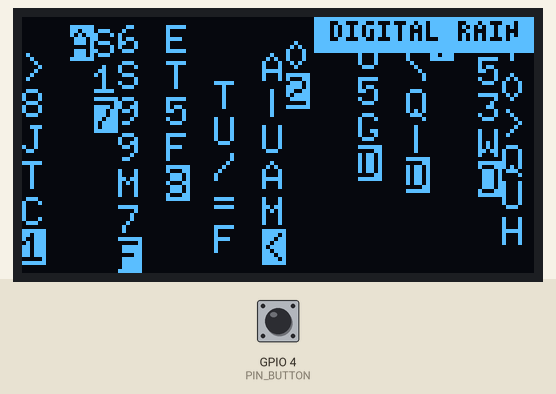
Recording of a program running on a simulated ESP32. Parts: 128×64 one-colour display. The test bench sets the inputs (shaded band); at power-on: GPIO 4 (PIN_BUTTON) HIGH. Random numbers use the default seed unless the program sets one; what the program prints to the serial monitor is not drawn.

Above: at 2.3 s.
2.4 s: GPIO 4 (PIN_BUTTON) pulled LOW for 0.15 s
At 2.93 s:
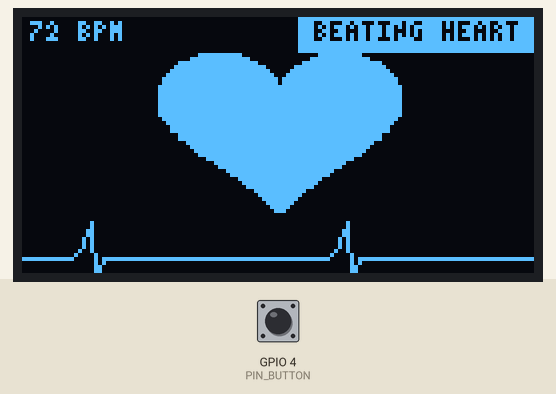
3.1 s: GPIO 4 (PIN_BUTTON) pulled LOW for 0.15 s
At 3.54 s:
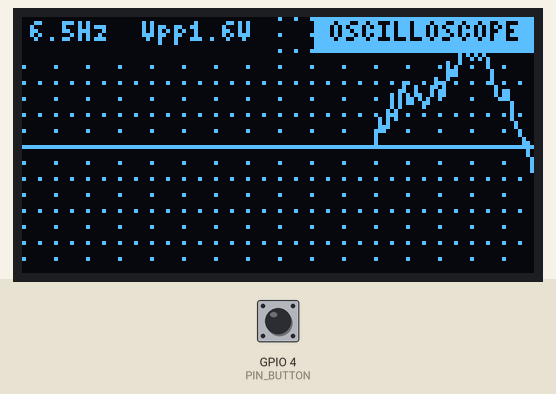
3.8 s: GPIO 4 (PIN_BUTTON) pulled LOW for 1 s
At 4.78 s:
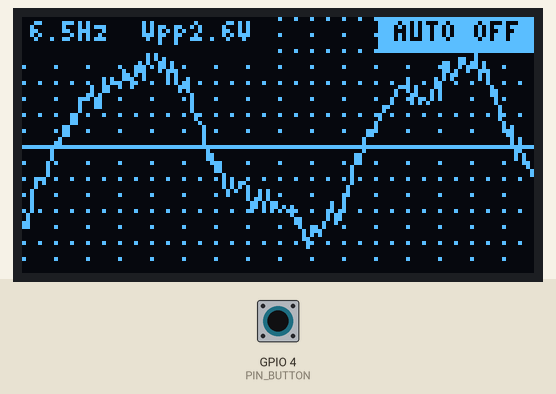
5.4 s: GPIO 4 (PIN_BUTTON) pulled LOW for 3.2 s
At 6.63 s:
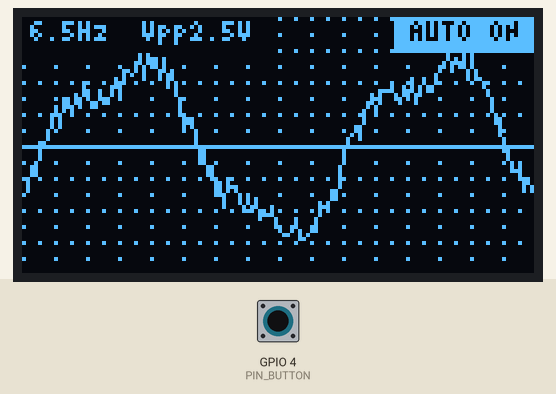
9.2 s: GPIO 4 (PIN_BUTTON) pulled LOW for 0.15 s
At 9.71 s:
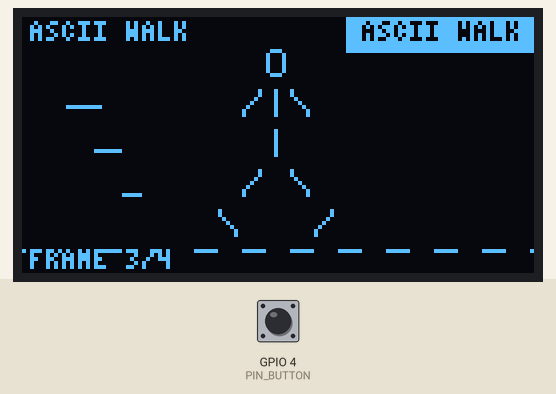
9.9 s: GPIO 4 (PIN_BUTTON) pulled LOW for 0.15 s
At 12.8 s:
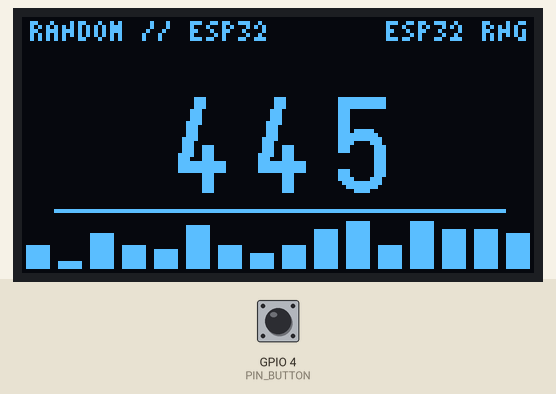

The program:

main.cpp
```cpp
/*
 * ESP32 DevKit V1 + 0.96" SSD1306 OLED · ASCII 动画屏
 * =============================================================
 * 六个场景循环播放，短按 GPIO4 上的按钮切下一个场景，
 * 长按按钮开关「自动轮播」。
 *
 *   1. DIGITAL RAIN     数字雨（6x10 等宽字体，21 列，头部反白）
 *   2. BEATING HEART    参数方程心形 + 扫描线填充 + 底部心电波形
 *   3. OSCILLOSCOPE     环形缓冲 500Hz 采样，合成波形 / 可选 ADC
 *   4. ASCII WALK       7x5 字符小人 4 帧走路循环 + 滚动地面
 *   5. RANDOM NUMBERS   三位数老虎机 + 随机分布直方图
 *   6. U8G2 PRIMITIVES  大号字 / 旋转六边形 / 内存条 / 帧率柱状图
 *
 * 接线（详细见 docs/wiring.svg）：
 *   OLED VCC -> 3V3    GND -> GND    SDA -> GPIO21    SCL -> GPIO22
 *   按键：一端 GPIO4，一端 GND（内部上拉，不用外接电阻）
 *
 * 编译：pio run        烧录：pio run -t upload
 */
#include <Arduino.h>
#include <U8g2lib.h>

#include "config.h"
#include "scenes.h"

// 全屏缓冲（1KB RAM），硬件 I2C，400kHz
U8G2_SSD1306_128X64_NONAME_F_HW_I2C u8g2(U8G2_R0, U8X8_PIN_NONE, PIN_OLED_SCL,
                                         PIN_OLED_SDA);

volatile uint16_t gFps = 0;

static uint8_t gScene = 0;
static uint32_t gSceneEnteredMs = 0;
static bool gAutoAdvance = true;

static uint32_t gToastUntil = 0;
static const char *gToastText = "";

static uint32_t gLastFrameMs = 0;
static uint32_t gFpsWindowMs = 0;
static uint16_t gFpsFrames = 0;

// ------------------------------------------------------------

static void showToast(const char *text, uint32_t now, uint32_t ms = 1200) {
  gToastText = text;
  gToastUntil = now + ms;
}

static void enterScene(uint8_t idx, uint32_t now) {
  gScene = (uint8_t)(idx % kSceneCount);
  gSceneEnteredMs = now;
  kScenes[gScene].setup(u8g2);
  showToast(kScenes[gScene].name, now);
  Serial.printf("[scene] %u/%u  %s\n", (unsigned)(gScene + 1),
                (unsigned)kSceneCount, kScenes[gScene].name);
}

// 短按 = 下一个场景；长按 = 开关自动轮播
static void pollButton(uint32_t now) {
  static bool stable = false;
  static bool lastRead = false;
  static uint32_t lastChangeMs = 0;
  static uint32_t pressStartMs = 0;
  static bool longFired = false;

  const bool raw = (digitalRead(PIN_BUTTON) == LOW);

  if (raw != lastRead) {
    lastRead = raw;
    lastChangeMs = now;
  }
  if (now - lastChangeMs < BTN_DEBOUNCE_MS) return;

  if (raw != stable) {
    stable = raw;
    if (stable) {
      pressStartMs = now;
      longFired = false;
    } else if (!longFired) {
      enterScene((uint8_t)(gScene + 1), now);
    }
    return;
  }

  if (stable && !longFired && now - pressStartMs >= BTN_LONGPRESS_MS) {
    longFired = true;
    gAutoAdvance = !gAutoAdvance;
    showToast(gAutoAdvance ? "AUTO ON" : "AUTO OFF", now);
    Serial.printf("[btn] auto advance %s\n", gAutoAdvance ? "on" : "off");
  }
}

// 场景名小标签，右上角，切换后停留 1.2 秒
static void drawToast(uint32_t now) {
  if ((int32_t)(now - gToastUntil) >= 0) return;

  u8g2.setFont(u8g2_font_4x6_tf);
  const int16_t w = (int16_t)u8g2.getStrWidth(gToastText) + 8;
  const int16_t x = 128 - w;

  u8g2.setDrawColor(1);
  u8g2.drawBox(x, 0, w, 9);
  u8g2.setDrawColor(0);
  u8g2.drawStr(x + 4, 6, gToastText);
  u8g2.setDrawColor(1);
}

// 开机动画：标题 + 进度条
static void splash() {
  const uint32_t start = millis();
  while (millis() - start < 900) {
    const int16_t p = (int16_t)((millis() - start) * 100 / 900);

    u8g2.clearBuffer();
    u8g2.setFont(u8g2_font_7x13B_tf);
    const char *title = "ASCII OLED";
    u8g2.drawStr((128 - (int16_t)u8g2.getStrWidth(title)) / 2, 26, title);

    u8g2.setFont(u8g2_font_4x6_tf);
    const char *sub = "6 SCENES / U8G2";
    u8g2.drawStr((128 - (int16_t)u8g2.getStrWidth(sub)) / 2, 38, sub);

    u8g2.drawFrame(24, 46, 80, 6);
    u8g2.drawBox(26, 48, (int16_t)(76 * p / 100), 2);
    u8g2.sendBuffer();

    delay(20);
  }
}

// ------------------------------------------------------------

void setup() {
  Serial.begin(115200);
  delay(200);
  Serial.println();
  Serial.println("[boot] ESP32 ASCII OLED  SDA=21 SCL=22 BTN=4");

  pinMode(PIN_BUTTON, INPUT_PULLUP);

#if SCOPE_USE_ADC
  analogReadResolution(12);
  pinMode(PIN_SCOPE_ADC, INPUT);
  Serial.println("[scope] ADC mode, pin GPIO34");
#endif

  // 用芯片硬件随机数播种，每次上电的数字雨/随机数都不一样
  scenesSeed(esp_random());

  u8g2.setBusClock(OLED_BUS_HZ);
  u8g2.setI2CAddress(0x3C << 1);
  bool ok = u8g2.begin();
  if (!ok) {  // 少数模块是 0x3D
    u8g2.setI2CAddress(0x3D << 1);
    ok = u8g2.begin();
  }
  Serial.printf("[oled] %s\n", ok ? "init ok" : "init failed, check SDA/SCL");

  splash();

  gLastFrameMs = millis();
  gFpsWindowMs = gLastFrameMs;
  enterScene(0, millis());
}

void loop() {
  const uint32_t now = millis();

  // 固定帧间隔，避免空转把 CPU 拉满
  if (now - gLastFrameMs < FRAME_MS) {
    delay(1);
    return;
  }
  gLastFrameMs = now;

  pollButton(now);

  if (gAutoAdvance && now - gSceneEnteredMs >= SCENE_AUTO_ADVANCE_MS) {
    enterScene((uint8_t)(gScene + 1), now);
  }

  u8g2.clearBuffer();
  kScenes[gScene].update(u8g2, now, now - gSceneEnteredMs);
  drawToast(now);
  u8g2.sendBuffer();

  // 每 500ms 算一次帧率
  ++gFpsFrames;
  const uint32_t windowMs = now - gFpsWindowMs;
  if (windowMs >= 500) {
    gFps = (uint16_t)(((uint32_t)gFpsFrames * 1000 + windowMs / 2) / windowMs);
    gFpsWindowMs = now;
    gFpsFrames = 0;
  }
}
```

scenes.h
```cpp
#pragma once

#include <Arduino.h>
#include <U8g2lib.h>

// 一个场景 = 一个名字 + 进入时初始化 + 每帧绘制
struct Scene {
  const char *name;
  void (*setup)(U8G2 &g);
  void (*update)(U8G2 &g, uint32_t now, uint32_t elapsed);
};

extern const Scene kScenes[];
extern const uint8_t kSceneCount;

// 主循环里统计出来的帧率，HUD 场景会用
extern volatile uint16_t gFps;

// 用芯片硬件随机数给场景里的 xorshift 播种
void scenesSeed(uint32_t seed);
```

config.h
```cpp
#pragma once

// ============================================================
//  ESP32 DevKit V1 + 0.96" SSD1306 OLED · ASCII 动画屏
//  所有可调参数集中在这里，改完重新编译即可
// ============================================================

// ---------- OLED / I2C ----------
#define PIN_OLED_SDA 21
#define PIN_OLED_SCL 22
#define OLED_BUS_HZ 400000

// ---------- 按键（可选：一端 GPIO4，一端 GND）----------
#define PIN_BUTTON 4
#define BTN_DEBOUNCE_MS 25
#define BTN_LONGPRESS_MS 700

// ---------- 场景 ----------
#define SCENE_AUTO_ADVANCE_MS 12000  // 自动轮播间隔（毫秒）
#define FRAME_MS 16                  // 主循环最小帧间隔，约 60fps 上限

// ---------- 示波器 ----------
// 0 = 内部合成波形，什么都不用接
// 1 = 读 GPIO34 的模拟电压（电位器中间脚接 GPIO34，两端接 3V3 / GND）
#define SCOPE_USE_ADC 0
#define PIN_SCOPE_ADC 34
#define SCOPE_SAMPLE_US 2000  // 采样间隔 2ms = 500Hz

// ---------- 数字雨 ----------
#define RAIN_STEP_MS 40  // 每列下落一格的基础时间，越小越快
```

Source omitted: scenes.cpp (14412 bytes)
